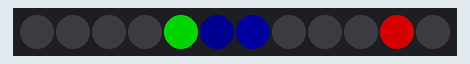
This sketch was run on a simulated ESP8266 (NodeMCU). On the bench: 12 RGB LEDs in strip order, left to right. Dim RGB values are drawn brighter than linear; WiFi joins after 1.5 s; servers stay silent unless stated; network time is answered at once with the bench clock; the local clock reads 2024-03-15 10:24:30 at power-on unless the sketch sets it; what the sketch prints to the serial monitor is not drawn.

Above: at 1.6 s.
At 5.6 s:
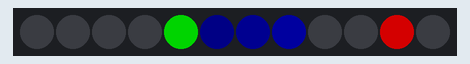
At 10.6 s:
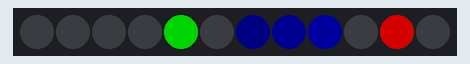
At 15.6 s:
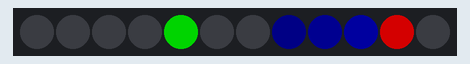
At 25.6 s:
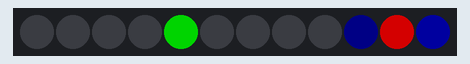
At 35.6 s:
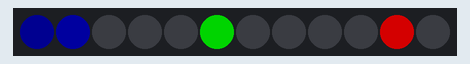

Measured:
- what the display in image 0 shows lasts 4.0 s, from 1.6 s to 5.6 s
- what the display in image 1 shows lasts 5.0 s, from 5.6 s to 10.6 s

The sketch:

EspRing_Clock.ino
```cpp
#include <ESP8266WiFi.h>
#include <Adafruit_NeoPixel.h>
#include <WiFiUdp.h>
#include <NTPClient.h>          // include NTPClient library
#include <TimeLib.h>            // include Arduino time library

// set Wi-Fi SSID and password
const char *ssid     = "Sayantan";
const char *password = "sayantan";

WiFiUDP ntpUDP;
// 'time.nist.gov' is used (default server) with +1 hour offset (3600 seconds) 60 seconds (60000 milliseconds) update interval
NTPClient timeClient(ntpUDP, "time.nist.gov", 19800, 60000); //GMT+5:30 : 5*3600+30*60=19800

#define PIN        5
#define NUMPIXELS  12
Adafruit_NeoPixel pixels(NUMPIXELS, PIN, NEO_GRB + NEO_KHZ800);

int Second, Minute, Hour, hour_;

int period = 1000;
unsigned long time_now = 0;

void setup(void)
{
  Serial.begin(115200);
  delay(10);
  pixels.begin();
  pixels.clear();
  for (int i = 0; i < 12; i++) {
    pixels.setPixelColor(i, pixels.Color(  0,   0,   0)); //Black
  }
  pixels.show();
  WiFi.begin(ssid, password);

  Serial.print("Connecting.");

  while ( WiFi.status() != WL_CONNECTED )
  {
    delay(500);
    Serial.print(".");
  }

  Serial.println("connected");
  timeClient.begin();
  delay(10);
}


void loop()
{
  if (WiFi.status() == WL_CONNECTED)  // check WiFi connection status
  {
    timeClient.update();
    unsigned long unix_epoch = timeClient.getEpochTime();   // get UNIX Epoch time
    Second = second(unix_epoch) / 5;      // get seconds from the UNIX Epoch time
    Minute = minute(unix_epoch) / 5;    // get minutes (0 - 59)
    hour_   = hour(unix_epoch);        // get hours   (0 - 23)

    if (hour_ > 12) {
      Hour = hour_ - 12;
    }
    else
      Hour = hour_;

    while (millis() > time_now + period) {
      time_now = millis();
      pixels.clear();
      pixels.setPixelColor(Second, pixels.Color(  0,   0, 32)); // Blue
      pixels.setPixelColor(Second - 1, pixels.Color(  0,   0, 16)); // Bluee
      pixels.setPixelColor(Second - 2, pixels.Color(  0,   0, 8)); // Blueee
      pixels.setPixelColor(Minute, pixels.Color(  0, 128,   0)); // Green
      pixels.setPixelColor(Hour, pixels.Color(128,   0,   0)); // Red
      pixels.show();
    }
  }
}
```
